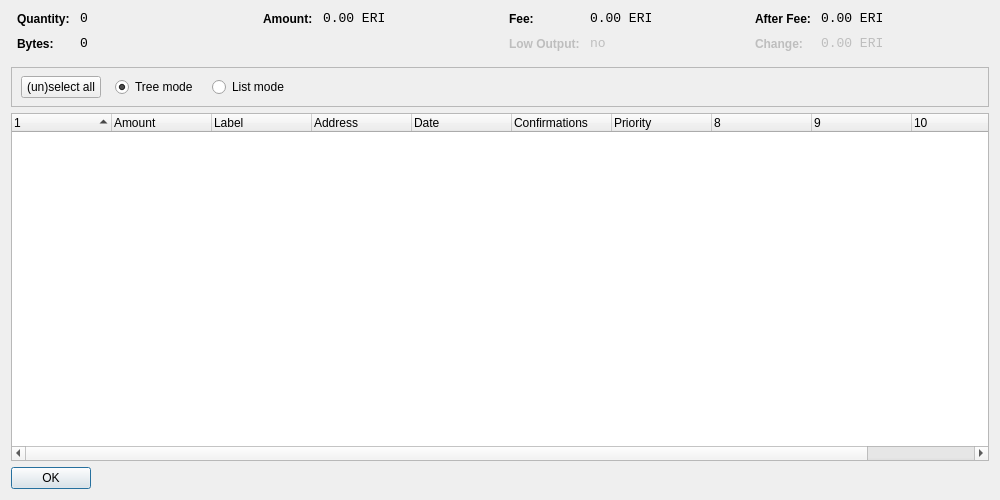
<?xml version="1.0" encoding="UTF-8"?>
<ui version="4.0">
 <class>CoinControlDialog</class>
 <widget class="QDialog" name="CoinControlDialog">
  <property name="geometry">
   <rect>
    <x>0</x>
    <y>0</y>
    <width>1000</width>
    <height>500</height>
   </rect>
  </property>
  <property name="windowTitle">
   <string>Coin Control</string>
  </property>
  <layout class="QVBoxLayout" name="verticalLayout">
   <item>
    <layout class="QHBoxLayout" name="horizontalLayoutTop" stretch="0,0,0,0">
     <property name="topMargin">
      <number>0</number>
     </property>
     <property name="bottomMargin">
      <number>10</number>
     </property>
     <item>
      <layout class="QFormLayout" name="formLayoutCoinControl1">
       <property name="horizontalSpacing">
        <number>10</number>
       </property>
       <property name="verticalSpacing">
        <number>10</number>
       </property>
       <property name="leftMargin">
        <number>6</number>
       </property>
       <property name="rightMargin">
        <number>6</number>
       </property>
       <item row="0" column="0">
        <widget class="QLabel" name="labelCoinControlQuantityText">
         <property name="styleSheet">
          <string notr="true">font-weight:bold;</string>
         </property>
         <property name="text">
          <string>Quantity:</string>
         </property>
        </widget>
       </item>
       <item row="0" column="1">
        <widget class="QLabel" name="labelCoinControlQuantity">
         <property name="font">
          <font>
           <family>Monospace</family>
           <pointsize>10</pointsize>
          </font>
         </property>
         <property name="cursor">
          <cursorShape>IBeamCursor</cursorShape>
         </property>
         <property name="contextMenuPolicy">
          <enum>Qt::ActionsContextMenu</enum>
         </property>
         <property name="text">
          <string notr="true">0</string>
         </property>
         <property name="textInteractionFlags">
          <set>Qt::LinksAccessibleByMouse|Qt::TextSelectableByKeyboard|Qt::TextSelectableByMouse</set>
         </property>
        </widget>
       </item>
       <item row="1" column="0">
        <widget class="QLabel" name="labelCoinControlBytesText">
         <property name="styleSheet">
          <string notr="true">font-weight:bold;</string>
         </property>
         <property name="text">
          <string>Bytes:</string>
         </property>
        </widget>
       </item>
       <item row="1" column="1">
        <widget class="QLabel" name="labelCoinControlBytes">
         <property name="font">
          <font>
           <family>Monospace</family>
           <pointsize>10</pointsize>
          </font>
         </property>
         <property name="cursor">
          <cursorShape>IBeamCursor</cursorShape>
         </property>
         <property name="contextMenuPolicy">
          <enum>Qt::ActionsContextMenu</enum>
         </property>
         <property name="text">
          <string notr="true">0</string>
         </property>
         <property name="textInteractionFlags">
          <set>Qt::LinksAccessibleByMouse|Qt::TextSelectableByKeyboard|Qt::TextSelectableByMouse</set>
         </property>
        </widget>
       </item>
      </layout>
     </item>
     <item>
      <layout class="QFormLayout" name="formLayoutCoinControl2">
       <property name="horizontalSpacing">
        <number>10</number>
       </property>
       <property name="verticalSpacing">
        <number>10</number>
       </property>
       <property name="leftMargin">
        <number>6</number>
       </property>
       <property name="rightMargin">
        <number>6</number>
       </property>
       <item row="0" column="0">
        <widget class="QLabel" name="labelCoinControlAmountText">
         <property name="styleSheet">
          <string notr="true">font-weight:bold;</string>
         </property>
         <property name="text">
          <string>Amount:</string>
         </property>
        </widget>
       </item>
       <item row="0" column="1">
        <widget class="QLabel" name="labelCoinControlAmount">
         <property name="font">
          <font>
           <family>Monospace</family>
           <pointsize>10</pointsize>
          </font>
         </property>
         <property name="cursor">
          <cursorShape>IBeamCursor</cursorShape>
         </property>
         <property name="contextMenuPolicy">
          <enum>Qt::ActionsContextMenu</enum>
         </property>
         <property name="text">
          <string notr="true">0.00 ERI</string>
         </property>
         <property name="textInteractionFlags">
          <set>Qt::LinksAccessibleByMouse|Qt::TextSelectableByKeyboard|Qt::TextSelectableByMouse</set>
         </property>
        </widget>
       </item>
      </layout>
     </item>
     <item>
      <layout class="QFormLayout" name="formLayoutCoinControl3">
       <property name="horizontalSpacing">
        <number>10</number>
       </property>
       <property name="verticalSpacing">
        <number>10</number>
       </property>
       <property name="leftMargin">
        <number>6</number>
       </property>
       <property name="rightMargin">
        <number>6</number>
       </property>
       <item row="0" column="0">
        <widget class="QLabel" name="labelCoinControlFeeText">
         <property name="styleSheet">
          <string notr="true">font-weight:bold;</string>
         </property>
         <property name="text">
          <string>Fee:</string>
         </property>
        </widget>
       </item>
       <item row="0" column="1">
        <widget class="QLabel" name="labelCoinControlFee">
         <property name="font">
          <font>
           <family>Monospace</family>
           <pointsize>10</pointsize>
          </font>
         </property>
         <property name="cursor">
          <cursorShape>IBeamCursor</cursorShape>
         </property>
         <property name="contextMenuPolicy">
          <enum>Qt::ActionsContextMenu</enum>
         </property>
         <property name="text">
          <string notr="true">0.00 ERI</string>
         </property>
         <property name="textInteractionFlags">
          <set>Qt::LinksAccessibleByMouse|Qt::TextSelectableByKeyboard|Qt::TextSelectableByMouse</set>
         </property>
        </widget>
       </item>
       <item row="1" column="0">
        <widget class="QLabel" name="labelCoinControlLowOutputText">
         <property name="enabled">
          <bool>false</bool>
         </property>
         <property name="styleSheet">
          <string notr="true">font-weight:bold;</string>
         </property>
         <property name="text">
          <string>Low Output:</string>
         </property>
        </widget>
       </item>
       <item row="1" column="1">
        <widget class="QLabel" name="labelCoinControlLowOutput">
         <property name="enabled">
          <bool>false</bool>
         </property>
         <property name="font">
          <font>
           <family>Monospace</family>
           <pointsize>10</pointsize>
          </font>
         </property>
         <property name="cursor">
          <cursorShape>IBeamCursor</cursorShape>
         </property>
         <property name="contextMenuPolicy">
          <enum>Qt::ActionsContextMenu</enum>
         </property>
         <property name="text">
          <string notr="true">no</string>
         </property>
         <property name="textInteractionFlags">
          <set>Qt::LinksAccessibleByMouse|Qt::TextSelectableByKeyboard|Qt::TextSelectableByMouse</set>
         </property>
        </widget>
       </item>
      </layout>
     </item>
     <item>
      <layout class="QFormLayout" name="formLayoutCoinControl4">
       <property name="horizontalSpacing">
        <number>10</number>
       </property>
       <property name="verticalSpacing">
        <number>10</number>
       </property>
       <property name="leftMargin">
        <number>6</number>
       </property>
       <property name="rightMargin">
        <number>6</number>
       </property>
       <item row="0" column="0">
        <widget class="QLabel" name="labelCoinControlAfterFeeText">
         <property name="styleSheet">
          <string notr="true">font-weight:bold;</string>
         </property>
         <property name="text">
          <string>After Fee:</string>
         </property>
        </widget>
       </item>
       <item row="0" column="1">
        <widget class="QLabel" name="labelCoinControlAfterFee">
         <property name="font">
          <font>
           <family>Monospace</family>
           <pointsize>10</pointsize>
          </font>
         </property>
         <property name="cursor">
          <cursorShape>IBeamCursor</cursorShape>
         </property>
         <property name="contextMenuPolicy">
          <enum>Qt::ActionsContextMenu</enum>
         </property>
         <property name="text">
          <string notr="true">0.00 ERI</string>
         </property>
         <property name="textInteractionFlags">
          <set>Qt::LinksAccessibleByMouse|Qt::TextSelectableByKeyboard|Qt::TextSelectableByMouse</set>
         </property>
        </widget>
       </item>
       <item row="1" column="0">
        <widget class="QLabel" name="labelCoinControlChangeText">
         <property name="enabled">
          <bool>false</bool>
         </property>
         <property name="styleSheet">
          <string notr="true">font-weight:bold;</string>
         </property>
         <property name="text">
          <string>Change:</string>
         </property>
        </widget>
       </item>
       <item row="1" column="1">
        <widget class="QLabel" name="labelCoinControlChange">
         <property name="enabled">
          <bool>false</bool>
         </property>
         <property name="font">
          <font>
           <family>Monospace</family>
           <pointsize>10</pointsize>
          </font>
         </property>
         <property name="cursor">
          <cursorShape>IBeamCursor</cursorShape>
         </property>
         <property name="contextMenuPolicy">
          <enum>Qt::ActionsContextMenu</enum>
         </property>
         <property name="text">
          <string notr="true">0.00 ERI</string>
         </property>
         <property name="textInteractionFlags">
          <set>Qt::LinksAccessibleByMouse|Qt::TextSelectableByKeyboard|Qt::TextSelectableByMouse</set>
         </property>
        </widget>
       </item>
      </layout>
     </item>
    </layout>
   </item>
   <item>
    <widget class="QFrame" name="frame">
     <property name="minimumSize">
      <size>
       <width>0</width>
       <height>40</height>
      </size>
     </property>
     <property name="frameShape">
      <enum>QFrame::StyledPanel</enum>
     </property>
     <property name="frameShadow">
      <enum>QFrame::Sunken</enum>
     </property>
     <widget class="QWidget" name="horizontalLayoutWidget">
      <property name="geometry">
       <rect>
        <x>10</x>
        <y>0</y>
        <width>781</width>
        <height>41</height>
       </rect>
      </property>
      <layout class="QHBoxLayout" name="horizontalLayoutPanel" stretch="0,0,0,0,0">
       <property name="spacing">
        <number>14</number>
       </property>
       <item>
        <widget class="QPushButton" name="pushButtonSelectAll">
         <property name="sizePolicy">
          <sizepolicy hsizetype="Maximum" vsizetype="Fixed">
           <horstretch>0</horstretch>
           <verstretch>0</verstretch>
          </sizepolicy>
         </property>
         <property name="text">
          <string>(un)select all</string>
         </property>
        </widget>
       </item>
       <item>
        <widget class="QRadioButton" name="radioTreeMode">
         <property name="sizePolicy">
          <sizepolicy hsizetype="Maximum" vsizetype="Fixed">
           <horstretch>0</horstretch>
           <verstretch>0</verstretch>
          </sizepolicy>
         </property>
         <property name="text">
          <string>Tree mode</string>
         </property>
         <property name="checked">
          <bool>true</bool>
         </property>
        </widget>
       </item>
       <item>
        <widget class="QRadioButton" name="radioListMode">
         <property name="sizePolicy">
          <sizepolicy hsizetype="Maximum" vsizetype="Fixed">
           <horstretch>0</horstretch>
           <verstretch>0</verstretch>
          </sizepolicy>
         </property>
         <property name="text">
          <string>List mode</string>
         </property>
        </widget>
       </item>
       <item>
        <spacer name="horizontalSpacer">
         <property name="orientation">
          <enum>Qt::Horizontal</enum>
         </property>
         <property name="sizeHint" stdset="0">
          <size>
           <width>40</width>
           <height>20</height>
          </size>
         </property>
        </spacer>
       </item>
      </layout>
     </widget>
    </widget>
   </item>
   <item>
    <widget class="CoinControlTreeWidget" name="treeWidget">
     <property name="contextMenuPolicy">
      <enum>Qt::CustomContextMenu</enum>
     </property>
     <property name="sortingEnabled">
      <bool>false</bool>
     </property>
     <property name="columnCount">
      <number>11</number>
     </property>
     <attribute name="headerShowSortIndicator" stdset="0">
      <bool>true</bool>
     </attribute>
     <attribute name="headerStretchLastSection">
      <bool>false</bool>
     </attribute>
     <column>
      <property name="text">
       <string/>
      </property>
     </column>
     <column>
      <property name="text">
       <string>Amount</string>
      </property>
     </column>
     <column>
      <property name="text">
       <string>Label</string>
      </property>
     </column>
     <column>
      <property name="text">
       <string>Address</string>
      </property>
     </column>
     <column>
      <property name="text">
       <string>Date</string>
      </property>
     </column>
     <column>
      <property name="text">
       <string>Confirmations</string>
      </property>
      <property name="toolTip">
       <string>Confirmed</string>
      </property>
     </column>
     <column>
      <property name="text">
       <string>Priority</string>
      </property>
     </column>
     <column>
      <property name="text">
       <string/>
      </property>
     </column>
     <column>
      <property name="text">
       <string/>
      </property>
     </column>
     <column>
      <property name="text">
       <string/>
      </property>
     </column>
     <column>
      <property name="text">
       <string/>
      </property>
     </column>
    </widget>
   </item>
   <item>
    <widget class="QDialogButtonBox" name="buttonBox">
     <property name="sizePolicy">
      <sizepolicy hsizetype="Maximum" vsizetype="Fixed">
       <horstretch>0</horstretch>
       <verstretch>0</verstretch>
      </sizepolicy>
     </property>
     <property name="orientation">
      <enum>Qt::Horizontal</enum>
     </property>
     <property name="standardButtons">
      <set>QDialogButtonBox::Ok</set>
     </property>
    </widget>
   </item>
  </layout>
 </widget>
 <customwidgets>
  <customwidget>
   <class>CoinControlTreeWidget</class>
   <extends>QTreeWidget</extends>
   <header>coincontroltreewidget.h</header>
  </customwidget>
 </customwidgets>
 <resources/>
 <connections/>
</ui>
